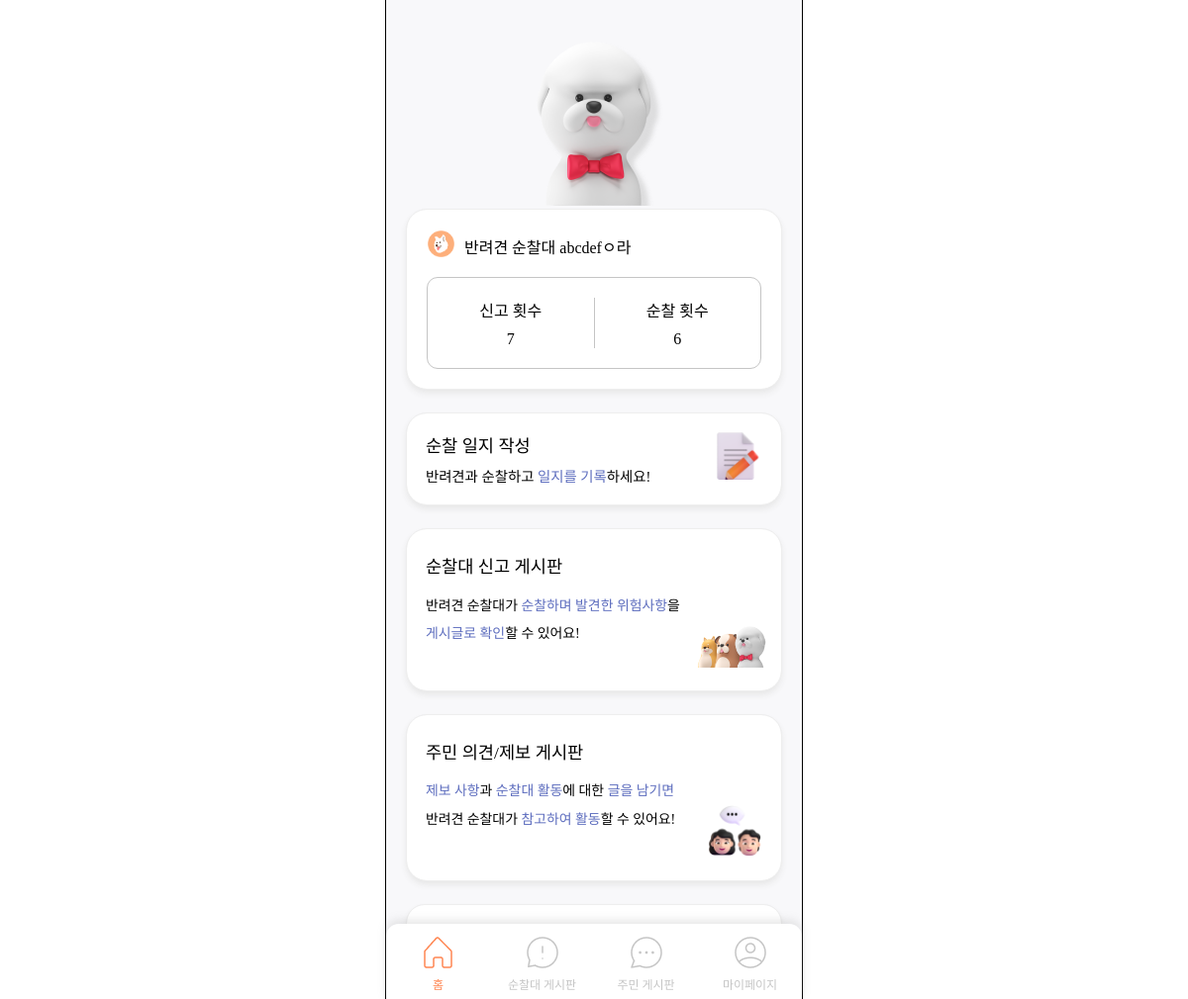
The app's page / (signed in), older data.
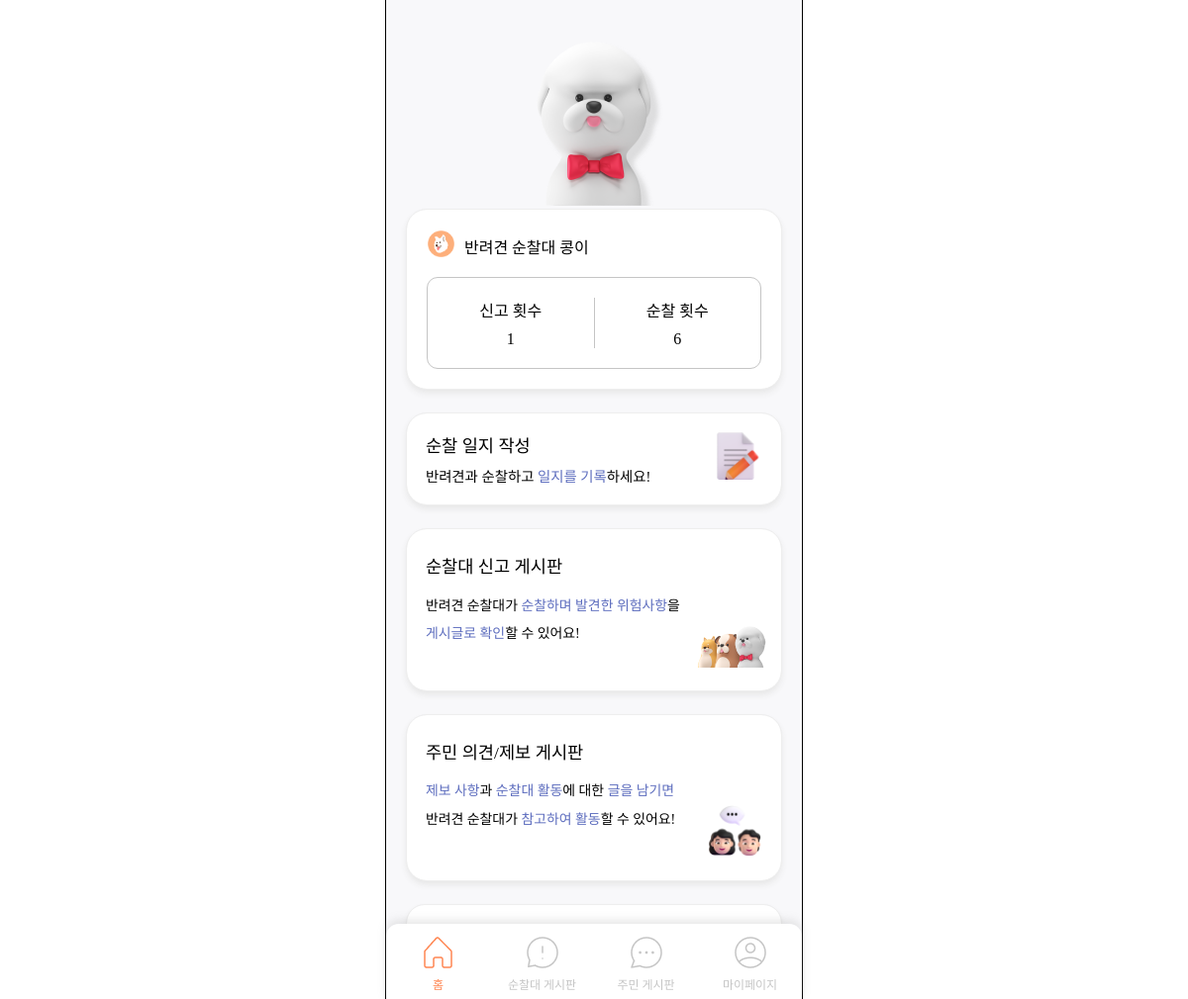
The same page, newer data.
### accounts/models.py (models this page shows, shortened)
class Member(AbstractBaseUser):
    user_id = models.CharField(primary_key=True, max_length=15, null=False, blank=False, unique=True)
    email = models.EmailField(max_length=100, null=False, blank=False, unique=True)
    nickname = models.CharField(null=False, max_length=8, blank=False)
    region_sido = models.CharField(null=False, max_length=30, blank=False)
    region_sigungu = models.CharField(null=False, max_length=30, blank=False)
    region_dong = models.CharField(null=False, max_length=30, blank=False)
    member_type = models.ForeignKey(MemberType, on_delete=models.CASCADE, null=False, blank=False)
    is_active = models.BooleanField(default=True)
    is_admin = models.BooleanField(default=False)
    objects = UserManager()
    USERNAME_FIELD = 'user_id'
    REQUIRED_FIELDS = ['email', 'nickname', 'region_sido', 'region_sigungu', 'region_dong', 'member_type']
    def __str__(self):
        return self.user_id

### accounts/views.py (the view)
# urls.py: 2. Add a URL to urlpatterns:  path('', views.home, name='home')
def home(request):
    if request.user.is_authenticated:
        info1_count = 0
        info2_count = 0
        member = Member.objects.get(user_id=request.user) # 현재 로그인 한 유저 정보 저장
        if member.member_type.type_name == '주민':
            info1_count = Board.objects.filter(user_id=request.user, board_type=3).count()
            info2_count = Board.objects.filter(user_id=request.user, board_type=2).count()
        else:
            info1_count = Board.objects.filter(user_id=request.user).count()
            info2_count = Journal.objects.filter(user_id=request.user).count()
        context = {
            'member': member,
            'member_type': member.member_type.type_name,
            'info1_count': info1_count,
            'info2_count': info2_count,
        }
        return render(request, 'accounts/home.html', context)
    else:
        return render(request, 'accounts/login.html')

### templates/accounts/home.html (shortened to what the changed rows need)
<!DOCTYPE html>
{% load static %}
<html lang="ko">
<head>
    <link rel="stylesheet" href="{% static 'css/home.css' %}">
    <link rel="stylesheet" href="{% static 'css/menubar.css' %}">
    <link rel="stylesheet" as="style" crossorigin href="https://cdn.jsdelivr.net/gh/ungveloper/web-fonts/SCoreDream/font-face.css" />
    <link rel="stylesheet" as="style" crossorigin href="https://cdn.jsdelivr.net/gh/ungveloper/web-fonts/SCoreDream/font-family.css" />
</head>
<body>
    <div class="container-content">
        <div class="contents">
            <div class="profile-block">
                <div class="profile-name">
                    <div class="name">
                        {{ member_type }} <span class="text-strong">{{ member.nickname }}</span>
                    </div>
                </div>
                <div class="user-infos">
                    {% if member_type == '반려견 순찰대' %}
                        <div class="report-num">
                            <div>신고 횟수</div>
                            <div class="num">{{ info1_count }}</div>
                        </div>
                        <div class="patrol-num">
                            <div>순찰 횟수</div>
                            <div class="num">{{ info2_count }}</div>
                        </div>
                    {% endif %}
                </div>
            </div>
        </div>
    </div>
</body>
</html>

Row changes from the older to the newer data that the page shows:
changed Member: nickname "abcdefㅇ라" → "콩이"
Text that changed along with them:
{{ info1_count }}: "7" → "1"
